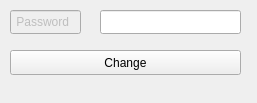
<?xml version="1.0" encoding="UTF-8"?>
<ui version="4.0">
 <class>ChangePass</class>
 <widget class="QWidget" name="ChangePass">
  <property name="enabled">
   <bool>true</bool>
  </property>
  <property name="geometry">
   <rect>
    <x>0</x>
    <y>0</y>
    <width>257</width>
    <height>103</height>
   </rect>
  </property>
  <property name="windowTitle">
   <string>Change pass</string>
  </property>
  <property name="windowIcon">
   <iconset>
    <normalon>:/image/snake.jpeg</normalon>
   </iconset>
  </property>
  <widget class="QLineEdit" name="lineEdit">
   <property name="enabled">
    <bool>false</bool>
   </property>
   <property name="geometry">
    <rect>
     <x>10</x>
     <y>10</y>
     <width>71</width>
     <height>24</height>
    </rect>
   </property>
   <property name="text">
    <string> Password</string>
   </property>
  </widget>
  <widget class="QLineEdit" name="pass">
   <property name="enabled">
    <bool>true</bool>
   </property>
   <property name="geometry">
    <rect>
     <x>100</x>
     <y>10</y>
     <width>141</width>
     <height>24</height>
    </rect>
   </property>
  </widget>
  <widget class="QPushButton" name="change">
   <property name="enabled">
    <bool>true</bool>
   </property>
   <property name="geometry">
    <rect>
     <x>10</x>
     <y>50</y>
     <width>231</width>
     <height>25</height>
    </rect>
   </property>
   <property name="text">
    <string>Change</string>
   </property>
  </widget>
 </widget>
 <resources/>
 <connections/>
</ui>
